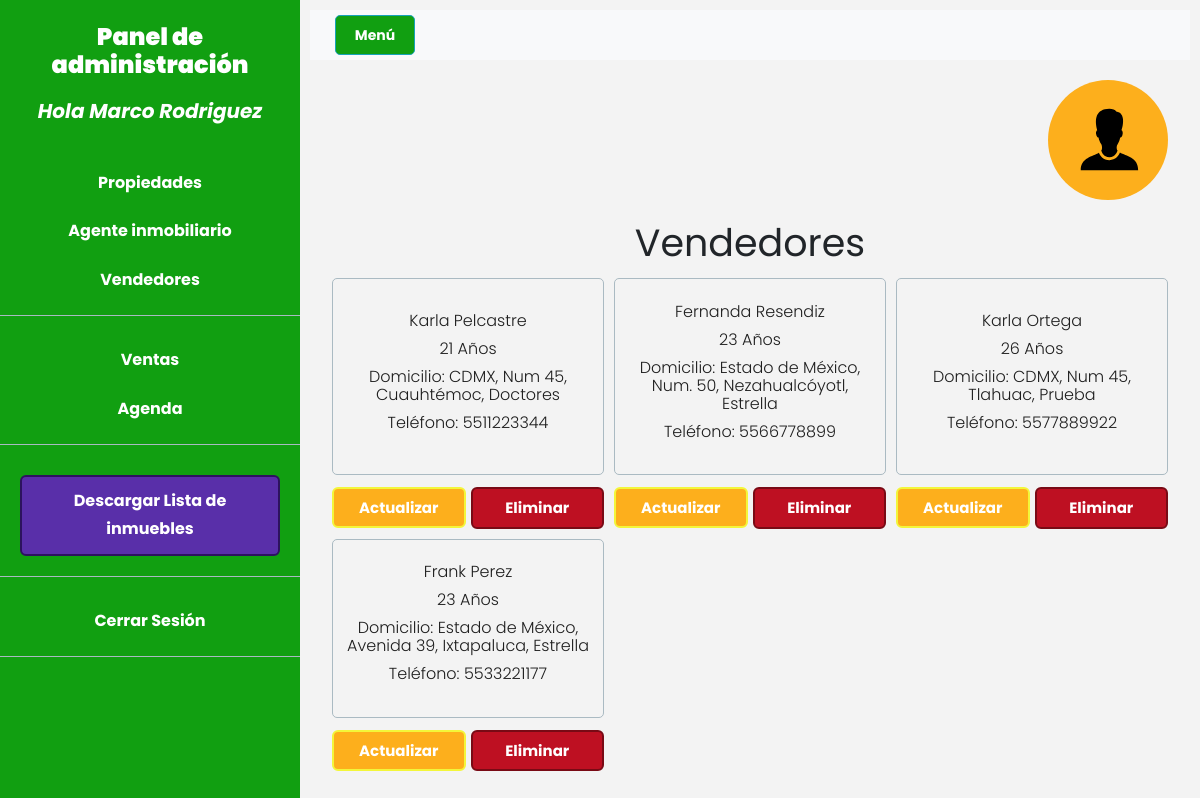
The page /admin/vendedores (signed in) on the database its author committed.
### tables this page shows
CREATE TABLE `direccionusuario` (
  `id` int NOT NULL AUTO_INCREMENT,
  `estado` varchar(45) DEFAULT NULL,
  `municipioDelegacion` varchar(60) DEFAULT NULL,
  `calle` varchar(45) DEFAULT NULL,
  `colonia` varchar(30) DEFAULT NULL,
  PRIMARY KEY (`id`),
  CONSTRAINT `IdDireccionUsuario_FK` FOREIGN KEY (`id`) REFERENCES `usuario` (`id`)
);

CREATE TABLE `usuario` (
  `id` int NOT NULL AUTO_INCREMENT,
  `nombre` varchar(60) DEFAULT NULL,
  `apellido` varchar(60) DEFAULT NULL,
  `edad` varchar(2) DEFAULT NULL,
  `email` varchar(30) DEFAULT NULL,
  `password` varchar(60) DEFAULT NULL,
  `telefono` varchar(10) DEFAULT NULL,
  `nivel` varchar(1) DEFAULT NULL,
  `confirmado` tinyint DEFAULT NULL,
  `token` varchar(15) DEFAULT NULL,
  `idCreador` int DEFAULT '1',
  PRIMARY KEY (`id`)
);

### controllers/SellerController.php (called while the page is built, shortened)
<?php
class SellerController{
    public static function sellers(Router $router){
        if($_SESSION['nivel']==1){
            $vendedores = Usuario::all();
        }
        elseif($_SESSION['nivel']==2){
            $vendedores = Usuario::allXCreador($_SESSION['id']);
        }
        $direcciones = DireccionUsuario::all();
        $mensaje=$_GET['mensaje']??null;
        $router->view('admin/vendedores/lista',[
            "vendedores"=>$vendedores,
            "direcciones"=>$direcciones,
            "mensaje"=>$mensaje
        ]);
    }
}

### public/index.php (called while the page is built, shortened)
<?php
    $router = new Router();
    $router->get('/admin',[HouseController::class,'index']);
    $router->post('/admin',[HouseController::class,'index']);
    $router->get('/admin/propiedades/create',[HouseController::class,'createHouse']);
    $router->post('/admin/propiedades/create',[HouseController::class,'createHouse']);
    $router->get('/admin/propiedades/update',[HouseController::class,'updateHouse']);
    $router->post('/admin/propiedades/update',[HouseController::class,'updateHouse']);
    $router->post('/admin/propiedades/delete',[HouseController::class,'deleteHouse']);
    $router->post('/admin/propiedades/deleteFotos',[HouseController::class,'deleteFotos']);
    $router->get('/admin/propiedades/info',[HouseController::class,'infoHouse']);
    $router->get('/admin/propiedades/date',[HouseController::class,'dateHouse']);
    $router->post('/admin/propiedades/date',[HouseController::class,'dateHouse']);
    $router->get('/admin/propiedades/sell',[HouseController::class,'sellHouse']);
    $router->post('/admin/propiedades/sell',[HouseController::class,'sellHouse']);
    $router->get('/admin/agentes',[AgentController::class,'agents']);
    $router->get('/admin/agentes/create',[AgentController::class,'createAgent']);
    $router->post('/admin/agentes/create',[AgentController::class,'createAgent']);
    $router->get('/admin/agentes/update',[AgentController::class,'updateAgent']);
    $router->post('/admin/agentes/update',[AgentController::class,'updateAgent']);
    $router->post('/admin/agentes/delete',[AgentController::class,'deleteAgent']);
    $router->get('/admin/vendedores',[SellerController::class,'sellers']);
    $router->get('/admin/vendedores/create',[SellerController::class,'createSeller']);
    $router->post('/admin/vendedores/create',[SellerController::class,'createSeller']);
    $router->get('/admin/vendedores/update',[SellerController::class,'updateSeller']);
    $router->post('/admin/vendedores/update',[SellerController::class,'updateSeller']);
    $router->post('/admin/vendedores/delete',[SellerController::class,'deleteSeller']);
    $router->get('/admin/ventas',[AdminController::class,'money']);
    $router->get('/admin/agenda',[AdminController::class,'dates']);
    $router->post('/admin/agenda',[AdminController::class,'dates']);
    $router->get('/excel',[AdminController::class,'excel']);
    $router->get('/',[PaginasController::class,'index']);
    $router->get('/servicios',[PaginasController::class,'servicios']);
    $router->get('/casas',[PaginasController::class,'casas']);
    $router->get('/departamentos',[PaginasController::class,'departamentos']);
    $router->get('/terrenos',[PaginasController::class,'terrenos']);
    $router->get('/comercial',[PaginasController::class,'comercial']);
    $router->get('/blog',[PaginasController::class,'blog']);
    $router->get('/servicio',[PaginasController::class,'servicio']);
    $router->get('/entrada',[PaginasController::class,'entrada']);
    $router->get('/casa',[PaginasController::class,'infoPropiedad']);
    $router->get('/departamento',[PaginasController::class,'infoPropiedad']);
    $router->get('/terreno',[PaginasController::class,'infoPropiedad']);
    $router->get('/negocio',[PaginasController::class,'infoPropiedad']);
    $router->get('/contacto',[PaginasController::class,'contacto']);
    $router->post('/contacto',[PaginasController::class,'contacto']);
    $router->get('/login',[LoginController::class,'login']);
    $router->post('/login',[LoginController::class,'login']);
    $router->get('/crear',[LoginController::class,'crear']);
    $router->get('/logout',[LoginController::class,'logout']);
    $router->get('/olvide',[LoginController::class,'olvide']);
    $router->post('/olvide',[LoginController::class,'olvide']);
    $router->get('/recuperar',[LoginController::class,'recuperar']);
    $router->post('/recuperar',[LoginController::class,'recuperar']);
    $router->get('/confirmar-cuenta',[LoginController::class,'confirmar']);
    $router->comprobarRutas();

### models/ActiveRecord.php (called while the page is built, shortened)
<?php
class activeRecord{
    protected static $db;
    protected static $tabla='';
    public static function setDB($database){
        self::$db=$database;
    }
    public static function all(){
        $query = "SELECT * FROM ".static::$tabla;
        $resultado= self::consultarSQL($query);
        return $resultado;
    }
    public static function consultarSQL($query){
        $resultado = self::$db->query($query);
        $array = [];
        while ($registro=$resultado->fetch_assoc()) {
            $array[]=static::crearObjeto($registro);
        }
        return $array;
    }
    protected static function crearObjeto($registro){
        $objeto = new static;
        foreach ($registro as $key => $value) {
            if(property_exists($objeto,$key)){
                $objeto->$key = $value;
            }
        }
        return $objeto;
    }
}

### views/admin/vendedores/vendedor.php (the view, shortened to what this page needs)
<div class="plantilla">
    <div class="trabajador">
        <p><?php echo $vendedor->nombre." ".$vendedor->apellido; ?></p>
        <p><?php echo $vendedor->edad; ?> Años</p>
        <p>Domicilio: <?php echo $direccion->estado.", ".$direccion->calle.", ".$direccion->municipioDelegacion.", ".$direccion->colonia; ?></p>
        <p>Teléfono: <?php echo $vendedor->telefono; ?></p>
    </div>
    <div class="opciones">
        <a href="/admin/vendedores/update?id=<?php echo $vendedor->id; ?>" class="boton-amarillo">Actualizar</a>
        <form method="POST" class="w-100" action="/admin/agentes/delete">
            <input type="submit" value="Eliminar" class="boton-rojo" onclick="return ConfirmDelete()">
        </form>
    </div>
</div>

### views/admin/vendedores/lista.php (shortened to what this page needs)
<main>
    <div class="opcion-superior contenedor">
            <a href="/admin/vendedores/create" class="boton-superior"><img src="/build/img/persona.svg" alt="trabajador"></a>
    </div>
    <h1>Vendedores</h1>
    <div class="trabajadores contenedor">
        <?php
        foreach ($vendedores as $vendedor) {
            foreach ($direcciones as $direccion) {
                if($vendedor->id === $direccion->id && $vendedor->nivel==3 && $vendedor->confirmado == 1){
                    include 'vendedor.php';
                }
            }
        }
    ?>
    </div>
</main>

### public/build/css/app.css (style rules this page uses)
html { line-height:1.15;-webkit-text-size-adjust:100% }
body { margin:0 }
main { display:block }
h1 { font-size:2em;margin:.67em 0 }
a { background-color:transparent }
img { border-style:none }
button,input,optgroup,select,textarea { font-family:inherit;font-size:100%;line-height:1.15;margin:0 }
button,input { overflow:visible }
[type=button],[type=reset],[type=submit],button { -webkit-appearance:button }
html { font-size:62.5%;box-sizing:border-box }
*,:after,:before { box-sizing:inherit }
body { font-family:Poppins,sans-serif;font-size:1.6rem;line-height:1.8;background-color:#f3f3f3 }
p { color:#1e1e1e;font-size:1.6rem;text-align:justify;font-weight:300 }
.contenedor { width:95%;max-width:130rem;margin:0 auto }
a { text-decoration:none }
img,picture { width:100%;display:block }
h1,h2,h3 { font-family:Poppins,sans-serif;margin:1.25rem 0;font-weight:400;text-align:center }
h1 { font-size:3.8rem }
a,a:focus,a:hover { color:#fff;text-decoration:none;transition:all .5s }
form input[type=submit] { color:#fff;font-size:1.6rem;display:block;height:auto;padding:1rem;margin:auto }
.trabajadores { display:grid;gap:1rem;grid-template-columns:repeat(2,1fr) }
.trabajadores .trabajador { display:flex;flex-direction:column;justify-content:center;align-items:center;padding:5%;border-radius:.5rem;border:1px solid #aabac2;height:100%;transition:all .3s ease }
.trabajadores .trabajador p { text-align:center;line-height:1.8rem;font-size:1.2rem }
@media (min-width:768px) { .trabajadores { display:grid;gap:re4m;grid-template-columns:repeat(3,1fr) } }
@media (min-width:768px) { .trabajadores .trabajador p { font-size:1.6rem } }
.opciones { margin-top:1.2rem;display:grid;gap:.5rem;grid-template-columns:repeat(2,1fr) }
.opciones a { font-size:1rem;width:100%;height:auto;margin:auto;color:#1e1e1e }
.opciones form { height:100% }
.opciones form input { height:100%;width:100%;font-size:1rem }
@media (min-width:768px) { .opciones a,.opciones form input { font-size:1.5rem } }
.aviso-venta,.boton-rojo { background-color:#be1022;text-align:center }
.boton-rojo { text-decoration:none;padding:.5rem 1rem;font-weight:700;font-size:1.6rem;color:#fff!important;border-radius:6px;border:2px solid #790a15;transition:all .6s ease }
.boton-amarillo { text-decoration:none;padding:.5rem 1rem;font-weight:700;font-size:1.6rem;text-align:center;color:#fff!important;background-color:#fdaf1c;border-radius:6px;border:2px solid #f3f63a;transition:all .6s ease }
.boton-superior { background-color:#fdaf1c;width:12rem;height:12rem;border-radius:50%;display:flex;justify-content:center;align-items:center }
.opcion-superior { margin:2rem auto;display:flex;justify-content:flex-end }
.opcion-superior a img { height:60%;width:60%;margin:auto }
.plantilla { display:flex;flex-direction:column;justify-content:space-between;height:100% }
.plantilla,.tabla { margin-bottom:2rem }

### rows shown on the page
direccionusuario: id.nombre "Karla", id.apellido "Pelcastre", id.edad "21", estado "CDMX", calle "Num 45", municipioDelegacion "Cuauhtémoc", colonia "Doctores", id.telefono "5511223344"
direccionusuario: id.nombre "Fernanda", id.apellido "Resendiz", id.edad "23", estado "Estado de México", calle "Num. 50", municipioDelegacion "Nezahualcóyotl", colonia "Estrella", id.telefono "5566778899"
direccionusuario: id.nombre "Karla", id.apellido "Ortega", id.edad "26", estado "CDMX", calle "Num 45", municipioDelegacion "Tlahuac", colonia "Prueba", id.telefono "5577889922"
direccionusuario: id.nombre "Frank", id.apellido "Perez", id.edad "23", estado "Estado de México", calle "Avenida 39", municipioDelegacion "Ixtapaluca", colonia "Estrella", id.telefono "5533221177"

### other values the page prints
$_SESSION['nombre'] "Marco Rodriguez"
